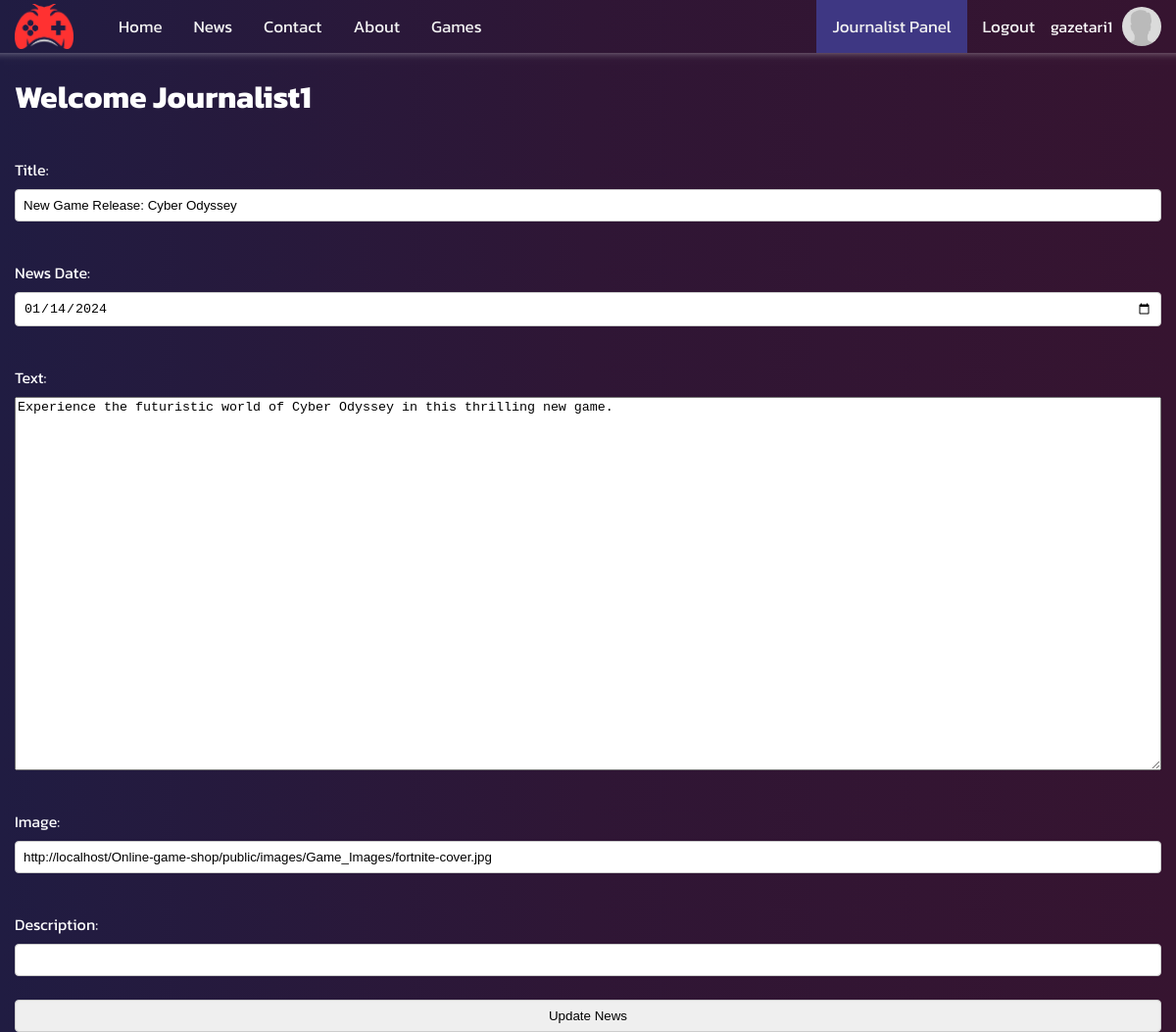
The page /public/view/admin/edit-news.php?id=1 (signed in) on the database its author committed.
### tables this page shows
CREATE TABLE news (
    news_id INT AUTO_INCREMENT PRIMARY KEY,
    title VARCHAR(255),
    news_date DATE,
    journalist_user_id INT,
    news_text TEXT,
    image VARCHAR(255),
    FOREIGN KEY (journalist_user_id) REFERENCES users(id)
);

### config/Database.php (called while the page is built, shortened)
<?php
class Database
{
    private $conn;
    public function __construct($servername = "127.0.0.1", $username = "root", $password = "", $dbname = "shop")
    {
        $this->conn = new mysqli($servername, $username, $password, $dbname);
    }
    public function query($sql)
    {
        return $this->conn->query($sql);
    }
}
?>

### public/view/Admin/edit-news.php (the view, shortened to what this page needs)
<?php
require_once '../../../config/Database.php';
require_once '../../../src/controller/News.php';
?>
<!DOCTYPE html>
<html lang="en">
<head>
    <link rel="stylesheet" href="/Online-game-shop/public/css/global.css">
    <link rel="stylesheet" href="/Online-game-shop/public/css/index.css">
    <link rel="stylesheet" href="/Online-game-shop/public/css/game.css">
    <link rel="stylesheet" href="/Online-game-shop/public/css/admin.css">
    <link rel="stylesheet" href="/Online-game-shop/public/css/login.css">
</head>
<body>
<?php include('../navbar.php'); ?>
    <div class="main-container">
        <div>
        <?php
        $name = $_SESSION["user"]["name"];
        echo "<h1>Welcome $name</h1>";
        ?>
            <?php
            $newsId = $_GET['id'];
            $database= new Database();
            $sql = "SELECT * FROM news WHERE news_id = $newsId";
            $result = $database->query($sql);
            if ($result && $row = $result->fetch_assoc()) {
            ?>
                <form action="../../../src/controller/Edit-news.php" method="POST">
                    <label for="title">Title:</label>
                    <input type="text" name="title" value="<?php echo $row['title']; ?>" required><br>
                    <label for="date">News Date:</label>
                    <input type="date" name="date" value="<?php echo $row['news_date']; ?>" required><br>
                    <label for="text">Text:</label>
                    <textarea name="text" required rows="25"><?php echo $row['news_text']; ?></textarea><br>
                    <label for="image">Image:</label>
                    <input type="text" name="image" value="<?php echo $row['image']; ?>" required><br>
                    <label for="short-dcs">Description:</label>
                    <input type="text" name="short-dcs" value="<?php echo $row['newsShortDesc']; ?>" required><br>
                    <input type="submit" value="Update News">
                </form>
            <?php
            } else {
                echo "Error retrieving game data.";
            }
            ?>
        </div>
    </div>
</body>
</html>

### public/css/global.css (style rules this page uses)
html { font-family: Kanit; color: white; background: linear-gradient(90deg, #201c42, #2f1635, #361430); }
.main-container { z-index: 0; margin-right: auto; margin-left: auto; }
@media (min-width: 768px) { .main-container { width: 750px; } }
@media (min-width: 992px) { .main-container { width: 970px; } }
@media (min-width: 1200px) { .main-container { width: 1170px; } }
body { margin: 0; }

### public/css/index.css (style rules this page uses)
* { box-sizing: border-box; scrollbar-color: transparent transparent; scrollbar-width: 0px; }
* { -ms-overflow-style: none; }

### public/css/login.css (style rules this page uses)
form { display: flex; flex-direction: column; }
label { margin-top: 16px; margin-bottom: 8px; }
input { padding: 8px; border: 1px solid #ccc; border-radius: 4px; }

### rows shown on the page
news: title "New Game Release: Cyber Odyssey", date "01/14/2024", text "Experience the futuristic world of Cyber Odyssey in this thrilling new game.", image "http://localhost/Online-game-shop/public/images/Game_Images/fortnite-cover.jpg"

### other values the page prints
$username "gazetari1"
$name "Journalist1"
